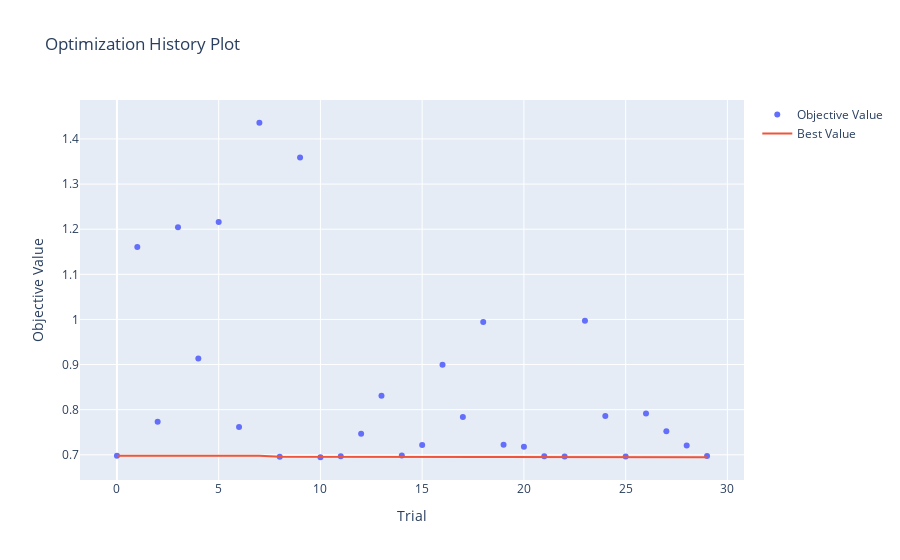

The notebook cell this image was saved under:
### Code cell
# 하이퍼파라미터 최적화 과정을 확인
optuna.visualization.plot_optimization_history(study_rf)

### Figure 1 — Plotly figure (JSON) as saved in the notebook; plotly's stock layout.template omitted (floating-point values rounded to 4 significant figures)
{"data": [{"mode": "markers", "name": "Objective Value", "type": "scatter", "x": [0, 1, 2, 3, 4, 5, 6, 7, 8, 9, 10, 11, 12, 13, 14, 15, 16, 17, 18, 19, 20, 21, 22, 23, 24, 25, 26, 27, 28, 29], "y": [0.6979, 1.161, 0.7731, 1.204, 0.9137, 1.216, 0.7614, 1.436, 0.6956, 1.359, 0.6945, 0.6965, 0.7469, 0.8306, 0.6982, 0.7218, 0.8994, 0.7837, 0.9941, 0.7222, 0.7176, 0.6965, 0.6961, 0.997, 0.7861, 0.6964, 0.7916, 0.752, 0.7207, 0.6974]}, {"mode": "lines", "name": "Best Value", "type": "scatter", "x": [0, 1, 2, 3, 4, 5, 6, 7, 8, 9, 10, 11, 12, 13, 14, 15, 16, 17, 18, 19, 20, 21, 22, 23, 24, 25, 26, 27, 28, 29], "y": [0.6979, 0.6979, 0.6979, 0.6979, 0.6979, 0.6979, 0.6979, 0.6979, 0.6956, 0.6956, 0.6945, 0.6945, 0.6945, 0.6945, 0.6945, 0.6945, 0.6945, 0.6945, 0.6945, 0.6945, 0.6945, 0.6945, 0.6945, 0.6945, 0.6945, 0.6945, 0.6945, 0.6945, 0.6945, 0.6945]}, {"marker": {"color": "#cccccc"}, "mode": "markers", "name": "Infeasible Trial", "showlegend": false, "type": "scatter", "x": [], "y": []}], "layout": {"title": {"text": "Optimization History Plot"}, "xaxis": {"title": {"text": "Trial"}}, "yaxis": {"title": {"text": "Objective Value"}}}}
